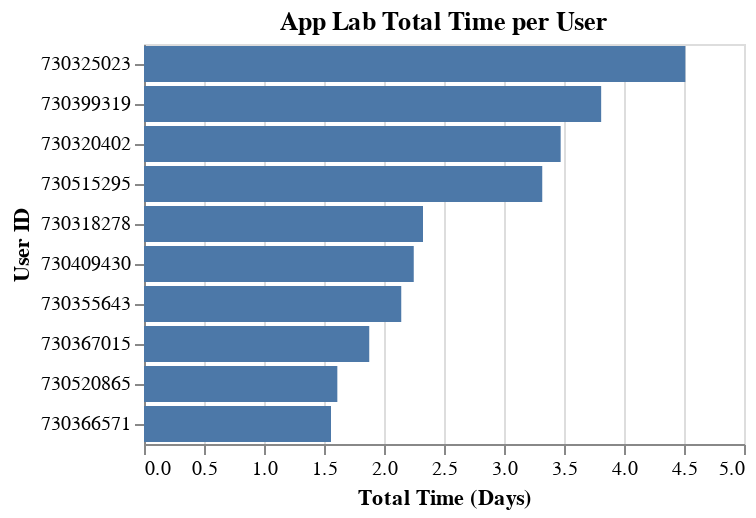
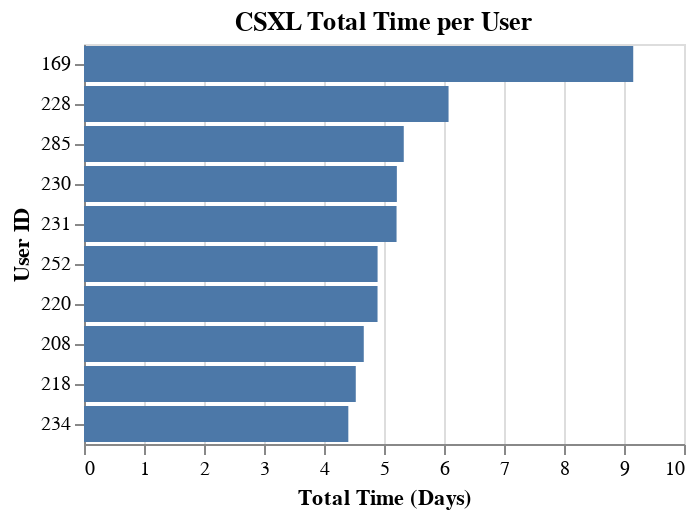

The notebook cell saved with these charts, in order:
### Code cell
# Generate total time per user visualizations
app_lab_leaderboard(app_lab_csv_file_path).show()
csxl_leaderboard(csxl_csv_file_path).show()

### Figure 1 — Vega-Lite specification as saved in the notebook (floating-point values rounded to 4 significant figures)
{"config": {"view": {"continuousWidth": 300, "continuousHeight": 300}}, "data": {"name": "data-5ef8e072662ac0a8c75edd70aba8a171"}, "mark": {"type": "bar"}, "encoding": {"tooltip": {"field": "Duration (days)", "type": "quantitative"}, "x": {"field": "Duration (days)", "title": "Total Time (Days)", "type": "quantitative"}, "y": {"field": "PID", "sort": "-x", "title": "User ID", "type": "ordinal"}}, "title": "App Lab Total Time per User", "$schema": "https://vega.github.io/schema/vega-lite/v5.17.0.json", "datasets": {"data-5ef8e072662ac0a8c75edd70aba8a171": [{"PID": 730325023, "Duration (days)": 4.511}, {"PID": 730399319, "Duration (days)": 3.81}, {"PID": 730320402, "Duration (days)": 3.472}, {"PID": 730515295, "Duration (days)": 3.319}, {"PID": 730318278, "Duration (days)": 2.325}, {"PID": 730409430, "Duration (days)": 2.248}, {"PID": 730355643, "Duration (days)": 2.144}, {"PID": 730367015, "Duration (days)": 1.877}, {"PID": 730520865, "Duration (days)": 1.611}, {"PID": 730366571, "Duration (days)": 1.558}]}}

### Figure 2 — Vega-Lite specification as saved in the notebook (floating-point values rounded to 4 significant figures)
{"config": {"view": {"continuousWidth": 300, "continuousHeight": 300}}, "data": {"name": "data-80e0e4a1586de9d64fb784ddbbc25be7"}, "mark": {"type": "bar"}, "encoding": {"tooltip": {"field": "total_time", "format": ".2f", "type": "quantitative"}, "x": {"field": "total_time", "title": "Total Time (Days)", "type": "quantitative"}, "y": {"field": "user_id", "sort": "-x", "title": "User ID", "type": "ordinal"}}, "title": "CSXL Total Time per User", "$schema": "https://vega.github.io/schema/vega-lite/v5.17.0.json", "datasets": {"data-80e0e4a1586de9d64fb784ddbbc25be7": [{"user_id": 169, "total_time": 9.154}, {"user_id": 228, "total_time": 6.076}, {"user_id": 285, "total_time": 5.329}, {"user_id": 230, "total_time": 5.214}, {"user_id": 231, "total_time": 5.209}, {"user_id": 252, "total_time": 4.893}, {"user_id": 220, "total_time": 4.892}, {"user_id": 208, "total_time": 4.663}, {"user_id": 218, "total_time": 4.53}, {"user_id": 234, "total_time": 4.405}]}}
